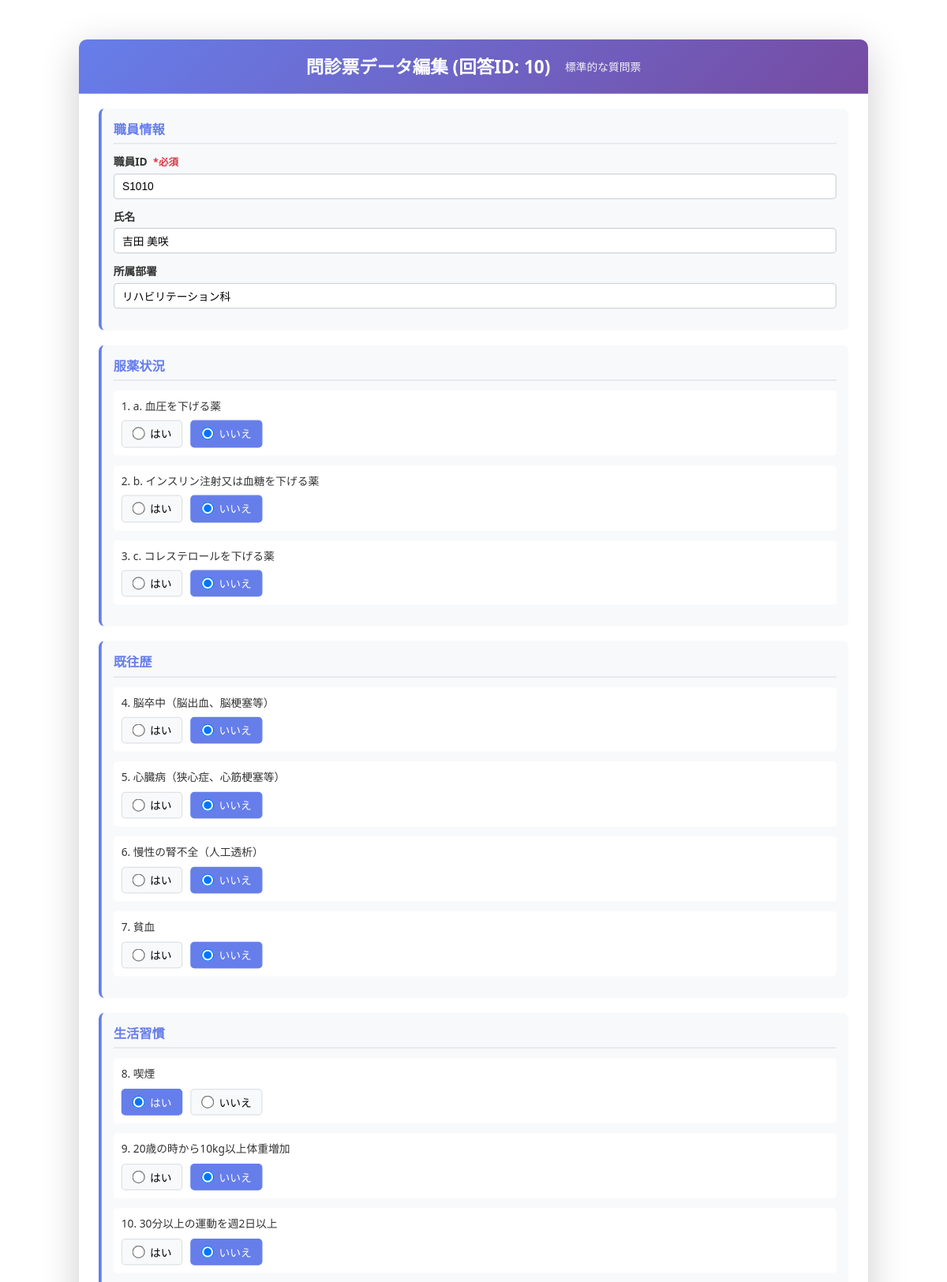
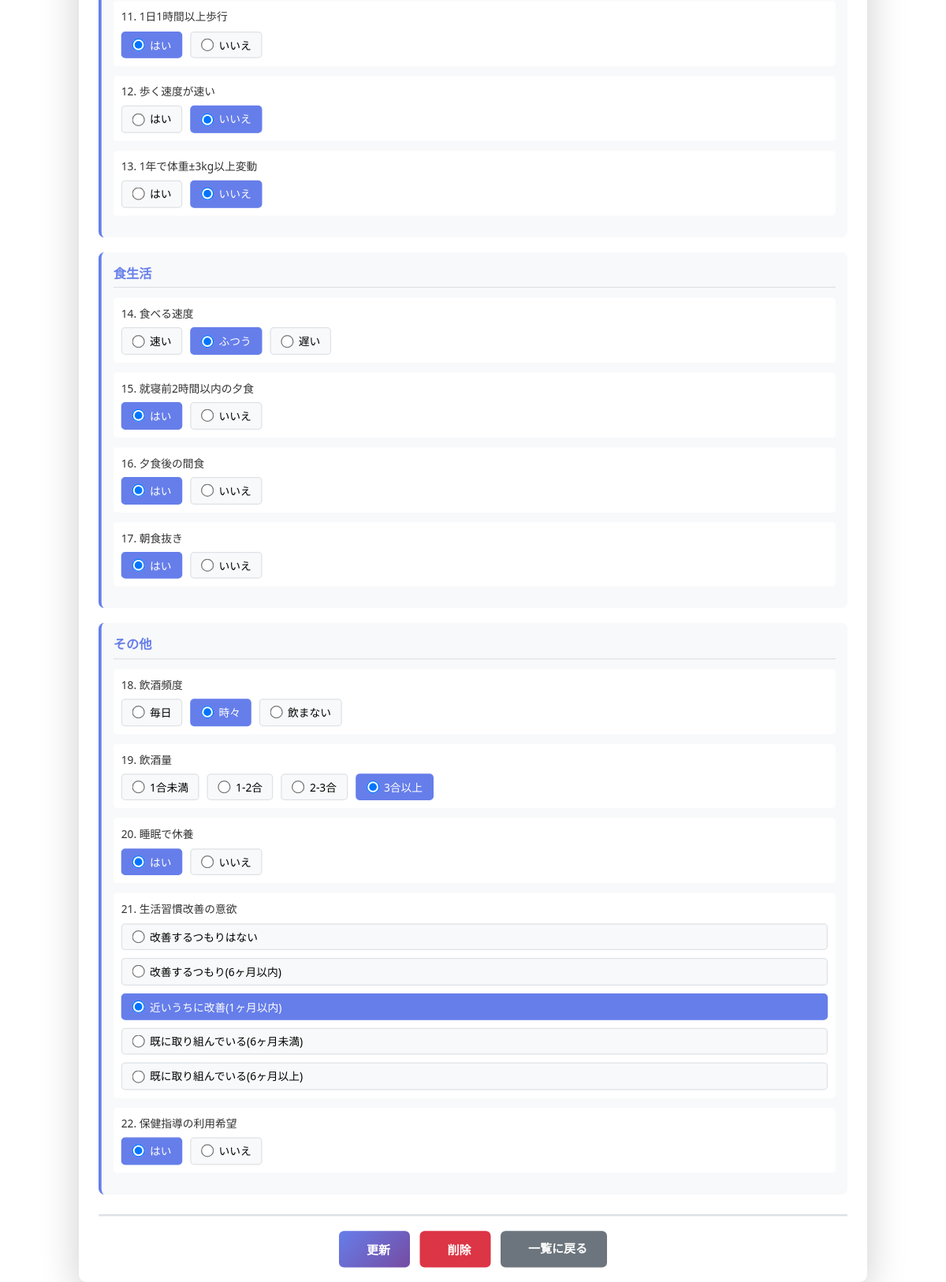
Page /admin_index.php?id=10 (signed in) on the committed database (2 pictures, top to bottom).
### tables this page shows
CREATE TABLE IF NOT EXISTS questionnaire_responses (
    response_id INT AUTO_INCREMENT PRIMARY KEY,
    staff_id VARCHAR(50) NOT NULL,
    staff_name VARCHAR(100),
    department VARCHAR(100),
    
     
    q1_blood_pressure_med TINYINT COMMENT '1:はい, 2:いいえ',
    q1_medicine_name VARCHAR(255) COMMENT 'Q1の具体的な薬名',
    q2_insulin_med TINYINT COMMENT '1:はい, 2:いいえ',
    q2_medicine_name VARCHAR(255) COMMENT 'Q2の具体的な薬名',
    q3_cholesterol_med TINYINT COMMENT '1:はい, 2:いいえ',
    q3_medicine_name VARCHAR(255) COMMENT 'Q3の具体的な薬名',
    
     
    q4_stroke TINYINT COMMENT '1:はい, 2:いいえ',
    q5_heart_disease TINYINT COMMENT '1:はい, 2:いいえ',
    q6_kidney_failure TINYINT COMMENT '1:はい, 2:いいえ',
    q7_anemia TINYINT COMMENT '1:はい, 2:いいえ',
    
     
    q8_smoking TINYINT COMMENT '1:はい, 2:いいえ',
    q9_weight_gain TINYINT COMMENT '1:はい, 2:いいえ',
    q10_exercise TINYINT COMMENT '1:はい, 2:いいえ',
    q11_walking TINYINT COMMENT '1:はい, 2:いいえ',
    q12_walking_speed TINYINT COMMENT '1:はい, 2:いいえ',
    q13_weight_change TINYINT COMMENT '1:はい, 2:いいえ',
    
     
    q14_eating_speed TINYINT COMMENT '1:速い, 2:ふつう, 3:遅い',
    q15_dinner_before_bed TINYINT COMMENT '1:はい, 2:いいえ',
    q16_snack_after_dinner TINYINT COMMENT '1:はい, 2:いいえ',
    q17_skip_breakfast TINYINT COMMENT '1:はい, 2:いいえ',
    
     
    q18_alcohol_frequency TINYINT COMMENT '1:毎日, 2:時々, 3:ほとんど飲まない',
    q19_alcohol_amount TINYINT COMMENT '1:1合未満, 2:1-2合未満, 3:2-3合未満, 4:3合以上',
    
     
    q20_sleep TINYINT COMMENT '1:はい, 2:いいえ',
    
     
    q21_improvement_intention TINYINT COMMENT '1-5',
    q22_guidance_use TINYINT COMMENT '1:はい, 2:いいえ',
    
    submitted_at TIMESTAMP DEFAULT CURRENT_TIMESTAMP,
    updated_at TIMESTAMP DEFAULT CURRENT_TIMESTAMP ON UPDATE CURRENT_TIMESTAMP,
    
    INDEX idx_staff_id (staff_id),
    INDEX idx_submitted_at (submitted_at)
);

### admin_index.php (the view, shortened to what this page needs)
<?php
$db_host = 'localhost';
$db_name = 'monshin';
$db_user = 'root';
$db_pass = '';
try {
    $pdo = new PDO("mysql:host=$db_host;dbname=$db_name;charset=utf8mb4", $db_user, $db_pass);
    $pdo->setAttribute(PDO::ATTR_ERRMODE, PDO::ERRMODE_EXCEPTION);
} catch(PDOException $e) {
    die("データベース接続エラー: " . $e->getMessage());
}
$response = null;
$response_id = $_GET['id'] ?? $_POST['response_id'] ?? null;
try {
    $stmt = $pdo->prepare("SELECT * FROM questionnaire_responses WHERE response_id = :id");
    $stmt->execute([':id' => $response_id]);
    $response = $stmt->fetch(PDO::FETCH_ASSOC);
} catch(PDOException $e) {
    die("データ取得エラー: " . $e->getMessage());
}
?>
<!DOCTYPE html>
<html lang="ja">
<head>
    <link rel="stylesheet" href="style.css">
</head>
<body>
    <div class="container">
        <header class="header">
            <h1>問診票データ編集 (回答ID: <?php echo htmlspecialchars($response['response_id']); ?>)</h1>
            <p class="subtitle">標準的な質問票</p>
        </header>
        <form method="POST" action="" class="questionnaire-form" id="questionnaireForm">
            <div class="section">
                <h2>職員情報</h2>
                <div class="form-group">
                    <label for="staff_id">職員ID <span class="required">*必須</span></label>
                    <input type="text" id="staff_id" name="staff_id" value="<?php echo htmlspecialchars($response['staff_id']); ?>" required>
                </div>
                <div class="form-group">
                    <label for="staff_name">氏名</label>
                    <input type="text" id="staff_name" name="staff_name" value="<?php echo htmlspecialchars($response['staff_name']); ?>">
                </div>
                <div class="form-group">
                    <label for="department">所属部署</label>
                    <input type="text" id="department" name="department" value="<?php echo htmlspecialchars($response['department']); ?>">
                </div>
            </div>
            <div class="section">
                <h2>服薬状況</h2>
                <div class="question">
                    <label>1. a. 血圧を下げる薬</label>
                    <div class="radio-group">
                        <label><input type="radio" name="q1" value="1" <?php if($response['q1_blood_pressure_med'] == 1) echo 'checked'; ?> required> はい</label>
                        <label><input type="radio" name="q1" value="2" <?php if($response['q1_blood_pressure_med'] == 2) echo 'checked'; ?>> いいえ</label>
                    </div>
                </div>
                <div class="question">
                    <label>2. b. インスリン注射又は血糖を下げる薬</label>
                    <div class="radio-group">
                        <label><input type="radio" name="q2" value="1" <?php if($response['q2_insulin_med'] == 1) echo 'checked'; ?> required> はい</label>
                        <label><input type="radio" name="q2" value="2" <?php if($response['q2_insulin_med'] == 2) echo 'checked'; ?>> いいえ</label>
                    </div>
                </div>
                <div class="question">
                    <label>3. c. コレステロールを下げる薬</label>
                    <div class="radio-group">
                        <label><input type="radio" name="q3" value="1" <?php if($response['q3_cholesterol_med'] == 1) echo 'checked'; ?> required> はい</label>
                        <label><input type="radio" name="q3" value="2" <?php if($response['q3_cholesterol_med'] == 2) echo 'checked'; ?>> いいえ</label>
                    </div>
                </div>
            </div>
            <div class="section">
                <h2>既往歴</h2>
                <div class="question">
                    <label>4. 脳卒中（脳出血、脳梗塞等）</label>
                    <div class="radio-group">
                        <label><input type="radio" name="q4" value="1" <?php if($response['q4_stroke'] == 1) echo 'checked'; ?> required> はい</label>
                        <label><input type="radio" name="q4" value="2" <?php if($response['q4_stroke'] == 2) echo 'checked'; ?>> いいえ</label>
                    </div>
                </div>
                <div class="question">
                    <label>5. 心臓病（狭心症、心筋梗塞等）</label>
                    <div class="radio-group">
                        <label><input type="radio" name="q5" value="1" <?php if($response['q5_heart_disease'] == 1) echo 'checked'; ?> required> はい</label>
                        <label><input type="radio" name="q5" value="2" <?php if($response['q5_heart_disease'] == 2) echo 'checked'; ?>> いいえ</label>
                    </div>
                </div>
                <div class="question">
                    <label>6. 慢性の腎不全（人工透析）</label>
                    <div class="radio-group">
                        <label><input type="radio" name="q6" value="1" <?php if($response['q6_kidney_failure'] == 1) echo 'checked'; ?> required> はい</label>
                        <label><input type="radio" name="q6" value="2" <?php if($response['q6_kidney_failure'] == 2) echo 'checked'; ?>> いいえ</label>
                    </div>
                </div>
                <div class="question">
                    <label>7. 貧血</label>
                    <div class="radio-group">
                        <label><input type="radio" name="q7" value="1" <?php if($response['q7_anemia'] == 1) echo 'checked'; ?> required> はい</label>
                        <label><input type="radio" name="q7" value="2" <?php if($response['q7_anemia'] == 2) echo 'checked'; ?>> いいえ</label>
                    </div>
                </div>
            </div>
            <div class="section">
                <h2>生活習慣</h2>
                <div class="question">
                    <label>8. 喫煙</label>
                    <div class="radio-group">
                        <label><input type="radio" name="q8" value="1" <?php if($response['q8_smoking'] == 1) echo 'checked'; ?> required> はい</label>
                        <label><input type="radio" name="q8" value="2" <?php if($response['q8_smoking'] == 2) echo 'checked'; ?>> いいえ</label>
                    </div>
                </div>
                <div class="question">
                    <label>9. 20歳の時から10kg以上体重増加</label>
                    <div class="radio-group">
                        <label><input type="radio" name="q9" value="1" <?php if($response['q9_weight_gain'] == 1) echo 'checked'; ?> required> はい</label>
                        <label><input type="radio" name="q9" value="2" <?php if($response['q9_weight_gain'] == 2) echo 'checked'; ?>> いいえ</label>
                    </div>
                </div>
                <div class="question">
                    <label>10. 30分以上の運動を週2日以上</label>
                    <div class="radio-group">
                        <label><input type="radio" name="q10" value="1" <?php if($response['q10_exercise'] == 1) echo 'checked'; ?> required> はい</label>
                        <label><input type="radio" name="q10" value="2" <?php if($response['q10_exercise'] == 2) echo 'checked'; ?>> いいえ</label>
                    </div>
                </div>
                <div class="question">
                    <label>11. 1日1時間以上歩行</label>
                    <div class="radio-group">
                        <label><input type="radio" name="q11" value="1" <?php if($response['q11_walking'] == 1) echo 'checked'; ?> required> はい</label>
                        <label><input type="radio" name="q11" value="2" <?php if($response['q11_walking'] == 2) echo 'checked'; ?>> いいえ</label>
                    </div>
                </div>
                <div class="question">
                    <label>12. 歩く速度が速い</label>
                    <div class="radio-group">
                        <label><input type="radio" name="q12" value="1" <?php if($response['q12_walking_speed'] == 1) echo 'checked'; ?> required> はい</label>
                        <label><input type="radio" name="q12" value="2" <?php if($response['q12_walking_speed'] == 2) echo 'checked'; ?>> いいえ</label>
                    </div>
                </div>
                <div class="question">
                    <label>13. 1年で体重±3kg以上変動</label>
                    <div class="radio-group">
                        <label><input type="radio" name="q13" value="1" <?php if($response['q13_weight_change'] == 1) echo 'checked'; ?> required> はい</label>
                        <label><input type="radio" name="q13" value="2" <?php if($response['q13_weight_change'] == 2) echo 'checked'; ?>> いいえ</label>
                    </div>
                </div>
            </div>
            <div class="section">
                <h2>食生活</h2>
                <div class="question">
                    <label>14. 食べる速度</label>
                    <div class="radio-group">
                        <label><input type="radio" name="q14" value="1" <?php if($response['q14_eating_speed'] == 1) echo 'checked'; ?> required> 速い</label>
                        <label><input type="radio" name="q14" value="2" <?php if($response['q14_eating_speed'] == 2) echo 'checked'; ?>> ふつう</label>
                        <label><input type="radio" name="q14" value="3" <?php if($response['q14_eating_speed'] == 3) echo 'checked'; ?>> 遅い</label>
                    </div>
                </div>
                <div class="question">
                    <label>15. 就寝前2時間以内の夕食</label>
                    <div class="radio-group">
                        <label><input type="radio" name="q15" value="1" <?php if($response['q15_dinner_before_bed'] == 1) echo 'checked'; ?> required> はい</label>
                        <label><input type="radio" name="q15" value="2" <?php if($response['q15_dinner_before_bed'] == 2) echo 'checked'; ?>> いいえ</label>
                    </div>
                </div>
                <div class="question">
                    <label>16. 夕食後の間食</label>
                    <div class="radio-group">
                        <label><input type="radio" name="q16" value="1" <?php if($response['q16_snack_after_dinner'] == 1) echo 'checked'; ?> required> はい</label>
                        <label><input type="radio" name="q16" value="2" <?php if($response['q16_snack_after_dinner'] == 2) echo 'checked'; ?>> いいえ</label>
                    </div>
                </div>
                <div class="question">
                    <label>17. 朝食抜き</label>
                    <div class="radio-group">
                        <label><input type="radio" name="q17" value="1" <?php if($response['q17_skip_breakfast'] == 1) echo 'checked'; ?> required> はい</label>
                        <label><input type="radio" name="q17" value="2" <?php if($response['q17_skip_breakfast'] == 2) echo 'checked'; ?>> いいえ</label>
                    </div>
                </div>
            </div>
            <div class="section">
                <h2>その他</h2>
                <div class="question">
                    <label>18. 飲酒頻度</label>
                    <div class="radio-group">
                        <label><input type="radio" name="q18" value="1" <?php if($response['q18_alcohol_frequency'] == 1) echo 'checked'; ?> required> 毎日</label>
                        <label><input type="radio" name="q18" value="2" <?php if($response['q18_alcohol_frequency'] == 2) echo 'checked'; ?>> 時々</label>
                        <label><input type="radio" name="q18" value="3" <?php if($response['q18_alcohol_frequency'] == 3) echo 'checked'; ?>> 飲まない</label>
                    </div>
                </div>
                <div class="question">
                    <label>19. 飲酒量</label>
                    <div class="radio-group">
                        <label><input type="radio" name="q19" value="1" <?php if($response['q19_alcohol_amount'] == 1) echo 'checked'; ?> required> 1合未満</label>
                        <label><input type="radio" name="q19" value="2" <?php if($response['q19_alcohol_amount'] == 2) echo 'checked'; ?>> 1-2合</label>
                        <label><input type="radio" name="q19" value="3" <?php if($response['q19_alcohol_amount'] == 3) echo 'checked'; ?>> 2-3合</label>
                        <label><input type="radio" name="q19" value="4" <?php if($response['q19_alcohol_amount'] == 4) echo 'checked'; ?>> 3合以上</label>
                    </div>
                </div>
                <div class="question">
                    <label>20. 睡眠で休養</label>
                    <div class="radio-group">
                        <label><input type="radio" name="q20" value="1" <?php if($response['q20_sleep'] == 1) echo 'checked'; ?> required> はい</label>
                        <label><input type="radio" name="q20" value="2" <?php if($response['q20_sleep'] == 2) echo 'checked'; ?>> いいえ</label>
                    </div>
                </div>
                <div class="question">
                    <label>21. 生活習慣改善の意欲</label>
                    <div class="radio-group vertical">
                        <label><input type="radio" name="q21" value="1" <?php if($response['q21_improvement_intention'] == 1) echo 'checked'; ?> required> 改善するつもりはない</label>
                        <label><input type="radio" name="q21" value="2" <?php if($response['q21_improvement_intention'] == 2) echo 'checked'; ?>> 改善するつもり(6ヶ月以内)</label>
                        <label><input type="radio" name="q21" value="3" <?php if($response['q21_improvement_intention'] == 3) echo 'checked'; ?>> 近いうちに改善(1ヶ月以内)</label>
                        <label><input type="radio" name="q21" value="4" <?php if($response['q21_improvement_intention'] == 4) echo 'checked'; ?>> 既に取り組んでいる(6ヶ月未満)</label>
                        <label><input type="radio" name="q21" value="5" <?php if($response['q21_improvement_intention'] == 5) echo 'checked'; ?>> 既に取り組んでいる(6ヶ月以上)</label>
                    </div>
                </div>
                <div class="question">
                    <label>22. 保健指導の利用希望</label>
                    <div class="radio-group">
                        <label><input type="radio" name="q22" value="1" <?php if($response['q22_guidance_use'] == 1) echo 'checked'; ?> required> はい</label>
                        <label><input type="radio" name="q22" value="2" <?php if($response['q22_guidance_use'] == 2) echo 'checked'; ?>> いいえ</label>
                    </div>
                </div>
            </div>
            <div class="button-group">
                <button type="submit" class="btn btn-primary"><i class="fas fa-save"></i> 更新</button>
                <button type="button" id="showDeleteModalBtn" class="btn btn-danger"><i class="fas fa-trash-alt"></i> 削除</button>
                <a href="admin_dashboard.php" class="btn btn-secondary" style="text-decoration: none;"><i class="fas fa-list"></i> 一覧に戻る</a>
            </div>
            </form>
    </div>
</body>
</html>

### rows in the picture
questionnaire_responses: response_id "10", staff_id "S1010", staff_name "吉田 美咲", department "リハビリテーション科", q1_blood_pressure_med "☐ はい", q1_blood_pressure_med "☑ いいえ", q2_insulin_med "☐ はい", q2_insulin_med "☑ いいえ", q3_cholesterol_med "☐ はい", q3_cholesterol_med "☑ いいえ", q4_stroke "☐ はい", q4_stroke "☑ いいえ", q5_heart_disease "☐ はい", q5_heart_disease "☑ いいえ", q6_kidney_failure "☐ はい", q6_kidney_failure "☑ いいえ", q7_anemia "☐ はい", q7_anemia "☑ いいえ", q8_smoking "☑ はい", q8_smoking "☐ いいえ", q9_weight_gain "☐ はい", q9_weight_gain "☑ いいえ", q10_exercise "☐ はい", q10_exercise "☑ いいえ", q11_walking "☑ はい", q11_walking "☐ いいえ", q12_walking_speed "☐ はい", q12_walking_speed "☑ いいえ", q13_weight_change "☐ はい", q13_weight_change "☑ いいえ", q14_eating_speed "☐ 速い", q14_eating_speed "☑ ふつう", q14_eating_speed "☐ 遅い", q15_dinner_before_bed "☑ はい", q15_dinner_before_bed "☐ いいえ", q16_snack_after_dinner "☑ はい", q16_snack_after_dinner "☐ いいえ", q17_skip_breakfast "☑ はい", q17_skip_breakfast "☐ いいえ", q18_alcohol_frequency "☐ 毎日", q18_alcohol_frequency "☑ 時々", q18_alcohol_frequency "☐ 飲まない", q19_alcohol_amount "☐ 1合未満", q19_alcohol_amount "☐ 1-2合", q19_alcohol_amount "☐ 2-3合", q19_alcohol_amount "☑ 3合以上", q20_sleep "☑ はい", q20_sleep "☐ いいえ", q21_improvement_intention "☐ 改善するつもりはない", q21_improvement_intention "☐ 改善するつもり(6ヶ月以内)", q21_improvement_intention "☑ 近いうちに改善(1ヶ月以内)", q21_improvement_intention "☐ 既に取り組んでいる(6ヶ月未満)", q21_improvement_intention "☐ 既に取り組んでいる(6ヶ月以上)", q22_guidance_use "☑ はい", q22_guidance_use "☐ いいえ"
